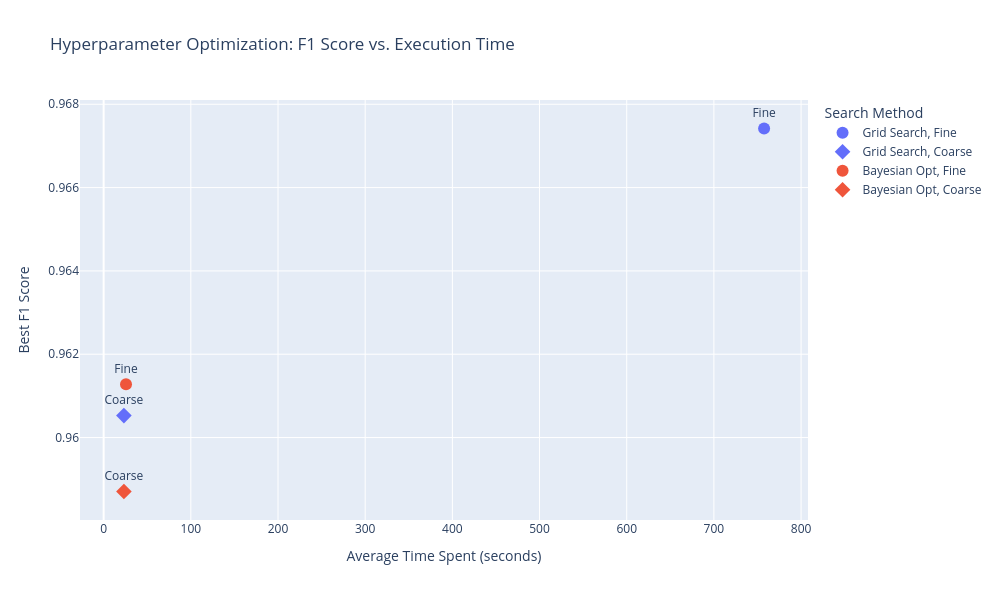

The notebook cell saved with this chart:
### Markdown cell above
* For fine grid, exhaustive grid search took ~ 13 minutes while giving the best score but bayes took significantly less time but delivered a decent F1 score. This shows bayes optimization ability to find near optimal hyperparamters from search space by making educated guesses.
* For the coarses grid, the grid search took less time than bayes. This is because when there are less number of parameters it is better to blindly try all combinations (Grid search) rather pausing after eaach iteration and making a educated next best guess (Bayes)

### Code cell
fig = px.scatter(
    {
    'Method': ['Grid Search', 'Grid Search', 'Bayesian Opt', 'Bayesian Opt'],
    'Grid Type': ['Fine', 'Coarse', 'Fine', 'Coarse'],
    'Avg_Time': [
        average_time_grid_search_fine, average_time_grid_search_coarse,
        average_time_bayes_opt_fine, average_time_bayes_opt_coarse
    ],
    'F1_Mean': [
        best_score_grid_search_fine, best_score_grid_search_coarse,
        best_score_bayes_opt_fine, best_score_bayes_opt_coarse
    ]
}, 
    x="Avg_Time", 
    y="F1_Mean", 
    color="Method", 
    symbol="Grid Type",
    text="Grid Type",
    title="Hyperparameter Optimization: F1 Score vs. Execution Time",
    labels={
        "Avg_Time": "Average Time Spent (seconds)",
        "F1_Mean": "Best F1 Score"
    }
)
fig.update_traces(marker=dict(size=12), textposition='top center')
fig.update_layout(legend_title_text='Search Method',
width=1000, 
height=600)
fig.show()

### Figure 1 — Plotly figure (JSON) as saved in the notebook; plotly's stock layout.template omitted (floating-point values rounded to 4 significant figures)
{"data": [{"hovertemplate": "Method=Grid Search<br>Grid Type=%{text}<br>Average Time Spent (seconds)=%{x}<br>Best F1 Score=%{y}<extra></extra>", "legendgroup": "Grid Search, Fine", "marker": {"color": "#636efa", "size": 12, "symbol": "circle"}, "mode": "markers+text", "name": "Grid Search, Fine", "orientation": "v", "showlegend": true, "text": ["Fine"], "textposition": "top center", "type": "scatter", "x": [757.6], "xaxis": "x", "y": [0.9674], "yaxis": "y"}, {"hovertemplate": "Method=Grid Search<br>Grid Type=%{text}<br>Average Time Spent (seconds)=%{x}<br>Best F1 Score=%{y}<extra></extra>", "legendgroup": "Grid Search, Coarse", "marker": {"color": "#636efa", "size": 12, "symbol": "diamond"}, "mode": "markers+text", "name": "Grid Search, Coarse", "orientation": "v", "showlegend": true, "text": ["Coarse"], "textposition": "top center", "type": "scatter", "x": [23.23], "xaxis": "x", "y": [0.9605], "yaxis": "y"}, {"hovertemplate": "Method=Bayesian Opt<br>Grid Type=%{text}<br>Average Time Spent (seconds)=%{x}<br>Best F1 Score=%{y}<extra></extra>", "legendgroup": "Bayesian Opt, Fine", "marker": {"color": "#EF553B", "size": 12, "symbol": "circle"}, "mode": "markers+text", "name": "Bayesian Opt, Fine", "orientation": "v", "showlegend": true, "text": ["Fine"], "textposition": "top center", "type": "scatter", "x": [25.65], "xaxis": "x", "y": [0.9613], "yaxis": "y"}, {"hovertemplate": "Method=Bayesian Opt<br>Grid Type=%{text}<br>Average Time Spent (seconds)=%{x}<br>Best F1 Score=%{y}<extra></extra>", "legendgroup": "Bayesian Opt, Coarse", "marker": {"color": "#EF553B", "size": 12, "symbol": "diamond"}, "mode": "markers+text", "name": "Bayesian Opt, Coarse", "orientation": "v", "showlegend": true, "text": ["Coarse"], "textposition": "top center", "type": "scatter", "x": [23.24], "xaxis": "x", "y": [0.9587], "yaxis": "y"}], "layout": {"height": 600, "legend": {"title": {"text": "Search Method"}, "tracegroupgap": 0}, "title": {"text": "Hyperparameter Optimization: F1 Score vs. Execution Time"}, "width": 1000, "xaxis": {"anchor": "y", "domain": [0, 1], "title": {"text": "Average Time Spent (seconds)"}}, "yaxis": {"anchor": "x", "domain": [0, 1], "title": {"text": "Best F1 Score"}}}}
